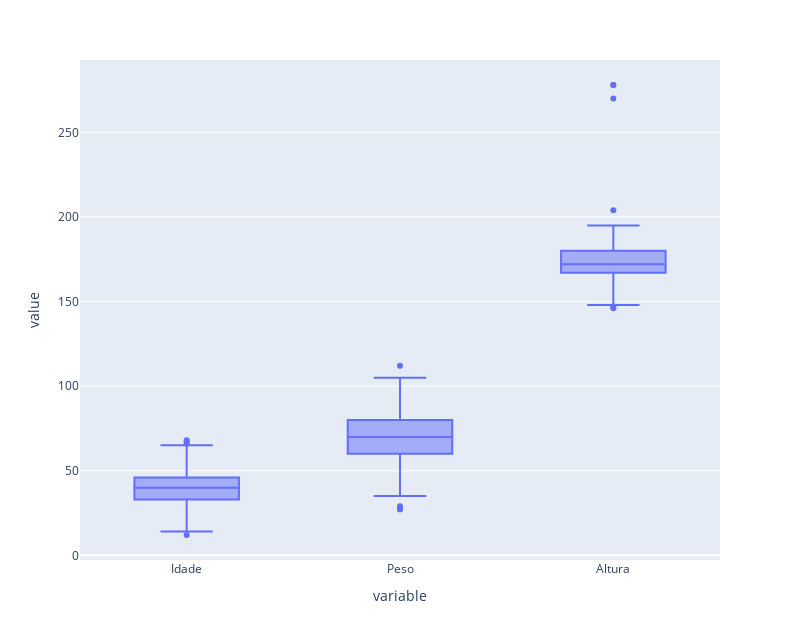

Notebook code cell kept with this figure:
### Code cell
# Criação do box plot
fig = px.box(colunas_numericas)
fig.update_layout(width=10*80, height=8*80)

# Exibição do gráfico
fig.show()

### Figure 1 — Plotly figure (JSON) as saved in the notebook; plotly's stock layout.template omitted (floating-point values rounded to 4 significant figures; data arrays with more than 128 entries replaced by an {"elided": "..."} marker saying what was removed)
{"data": [{"alignmentgroup": "True", "hovertemplate": "variable=%{x}<br>value=%{y}<extra></extra>", "legendgroup": "", "marker": {"color": "#636efa"}, "name": "", "notched": false, "offsetgroup": "", "orientation": "v", "showlegend": false, "type": "box", "x": {"elided": "1506 str values"}, "x0": " ", "xaxis": "x", "y": {"elided": "1506 int values"}, "y0": " ", "yaxis": "y"}], "layout": {"boxmode": "group", "height": 640, "legend": {"tracegroupgap": 0}, "margin": {"t": 60}, "width": 800, "xaxis": {"anchor": "y", "domain": [0, 1], "title": {"text": "variable"}}, "yaxis": {"anchor": "x", "domain": [0, 1], "title": {"text": "value"}}}}
